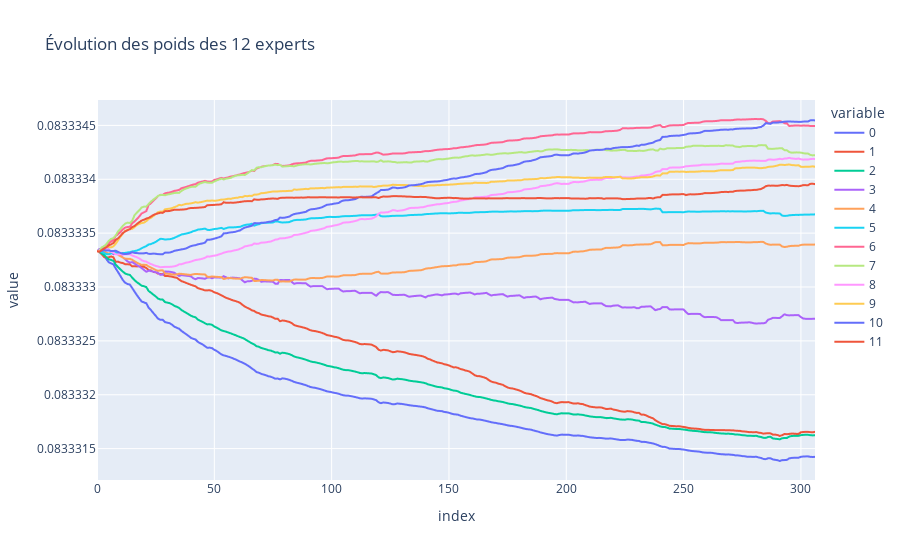

Notebook code cell kept with this figure:
### Markdown cell above
Pour minimiser le regret, la valeur optimale du taux d'apprentissage $\eta$ dans l'algorithme OGD est donnée par :
$$
\eta^\star = \frac{D}{G \sqrt{T}}
$$
où :
- $ D $ est le diamètre de l'ensemble faisable,
- $ G $ est une borne supérieure sur la norme du gradient ($ \|g_t\| \leq G $),
- $ T $ est le nombre total d'itérations.

### Code cell
G = max([np.linalg.norm(2 * (experts.iloc[day, :].values - data_test['Load'].iloc[day]), ord=2) for day in range(T)])
D = np.sqrt(2)
eta = D / (G * np.sqrt(T))

p, pred = weights_simulation(eta, T, d, experts_norm, targets_norm)
print(f'MSE de  : {mean_squared_error(targets_norm,pred)}')
#--voir les poids--
mse_ogd_theo = mean_squared_error(targets_norm,pred)
print(f'voyons les nan : {np.isnan(p).sum()}')
px.line(pd.DataFrame(p), title= 'Évolution des poids des 12 experts')

### Figure 1 — Plotly figure (JSON) as saved in the notebook; plotly's stock layout.template omitted (floating-point values rounded to 4 significant figures; data arrays with more than 128 entries replaced by an {"elided": "..."} marker saying what was removed)
{"data": [{"hovertemplate": "variable=0<br>index=%{x}<br>value=%{y}<extra></extra>", "legendgroup": "0", "line": {"color": "#636efa", "dash": "solid"}, "marker": {"symbol": "circle"}, "mode": "lines", "name": "0", "showlegend": true, "type": "scattergl", "x": {"elided": "307 int values"}, "xaxis": "x", "y": {"elided": "307 float values"}, "yaxis": "y"}, {"hovertemplate": "variable=1<br>index=%{x}<br>value=%{y}<extra></extra>", "legendgroup": "1", "line": {"color": "#EF553B", "dash": "solid"}, "marker": {"symbol": "circle"}, "mode": "lines", "name": "1", "showlegend": true, "type": "scattergl", "x": {"elided": "307 int values"}, "xaxis": "x", "y": {"elided": "307 float values"}, "yaxis": "y"}, {"hovertemplate": "variable=2<br>index=%{x}<br>value=%{y}<extra></extra>", "legendgroup": "2", "line": {"color": "#00cc96", "dash": "solid"}, "marker": {"symbol": "circle"}, "mode": "lines", "name": "2", "showlegend": true, "type": "scattergl", "x": {"elided": "307 int values"}, "xaxis": "x", "y": {"elided": "307 float values"}, "yaxis": "y"}, {"hovertemplate": "variable=3<br>index=%{x}<br>value=%{y}<extra></extra>", "legendgroup": "3", "line": {"color": "#ab63fa", "dash": "solid"}, "marker": {"symbol": "circle"}, "mode": "lines", "name": "3", "showlegend": true, "type": "scattergl", "x": {"elided": "307 int values"}, "xaxis": "x", "y": {"elided": "307 float values"}, "yaxis": "y"}, {"hovertemplate": "variable=4<br>index=%{x}<br>value=%{y}<extra></extra>", "legendgroup": "4", "line": {"color": "#FFA15A", "dash": "solid"}, "marker": {"symbol": "circle"}, "mode": "lines", "name": "4", "showlegend": true, "type": "scattergl", "x": {"elided": "307 int values"}, "xaxis": "x", "y": {"elided": "307 float values"}, "yaxis": "y"}, {"hovertemplate": "variable=5<br>index=%{x}<br>value=%{y}<extra></extra>", "legendgroup": "5", "line": {"color": "#19d3f3", "dash": "solid"}, "marker": {"symbol": "circle"}, "mode": "lines", "name": "5", "showlegend": true, "type": "scattergl", "x": {"elided": "307 int values"}, "xaxis": "x", "y": {"elided": "307 float values"}, "yaxis": "y"}, {"hovertemplate": "variable=6<br>index=%{x}<br>value=%{y}<extra></extra>", "legendgroup": "6", "line": {"color": "#FF6692", "dash": "solid"}, "marker": {"symbol": "circle"}, "mode": "lines", "name": "6", "showlegend": true, "type": "scattergl", "x": {"elided": "307 int values"}, "xaxis": "x", "y": {"elided": "307 float values"}, "yaxis": "y"}, {"hovertemplate": "variable=7<br>index=%{x}<br>value=%{y}<extra></extra>", "legendgroup": "7", "line": {"color": "#B6E880", "dash": "solid"}, "marker": {"symbol": "circle"}, "mode": "lines", "name": "7", "showlegend": true, "type": "scattergl", "x": {"elided": "307 int values"}, "xaxis": "x", "y": {"elided": "307 float values"}, "yaxis": "y"}, {"hovertemplate": "variable=8<br>index=%{x}<br>value=%{y}<extra></extra>", "legendgroup": "8", "line": {"color": "#FF97FF", "dash": "solid"}, "marker": {"symbol": "circle"}, "mode": "lines", "name": "8", "showlegend": true, "type": "scattergl", "x": {"elided": "307 int values"}, "xaxis": "x", "y": {"elided": "307 float values"}, "yaxis": "y"}, {"hovertemplate": "variable=9<br>index=%{x}<br>value=%{y}<extra></extra>", "legendgroup": "9", "line": {"color": "#FECB52", "dash": "solid"}, "marker": {"symbol": "circle"}, "mode": "lines", "name": "9", "showlegend": true, "type": "scattergl", "x": {"elided": "307 int values"}, "xaxis": "x", "y": {"elided": "307 float values"}, "yaxis": "y"}, {"hovertemplate": "variable=10<br>index=%{x}<br>value=%{y}<extra></extra>", "legendgroup": "10", "line": {"color": "#636efa", "dash": "solid"}, "marker": {"symbol": "circle"}, "mode": "lines", "name": "10", "showlegend": true, "type": "scattergl", "x": {"elided": "307 int values"}, "xaxis": "x", "y": {"elided": "307 float values"}, "yaxis": "y"}, {"hovertemplate": "variable=11<br>index=%{x}<br>value=%{y}<extra></extra>", "legendgroup": "11", "line": {"color": "#EF553B", "dash": "solid"}, "marker": {"symbol": "circle"}, "mode": "lines", "name": "11", "showlegend": true, "type": "scattergl", "x": {"elided": "307 int values"}, "xaxis": "x", "y": {"elided": "307 float values"}, "yaxis": "y"}], "layout": {"legend": {"title": {"text": "variable"}, "tracegroupgap": 0}, "title": {"text": "Évolution des poids des 12 experts"}, "xaxis": {"anchor": "y", "domain": [0, 1], "title": {"text": "index"}}, "yaxis": {"anchor": "x", "domain": [0, 1], "title": {"text": "value"}}}}
